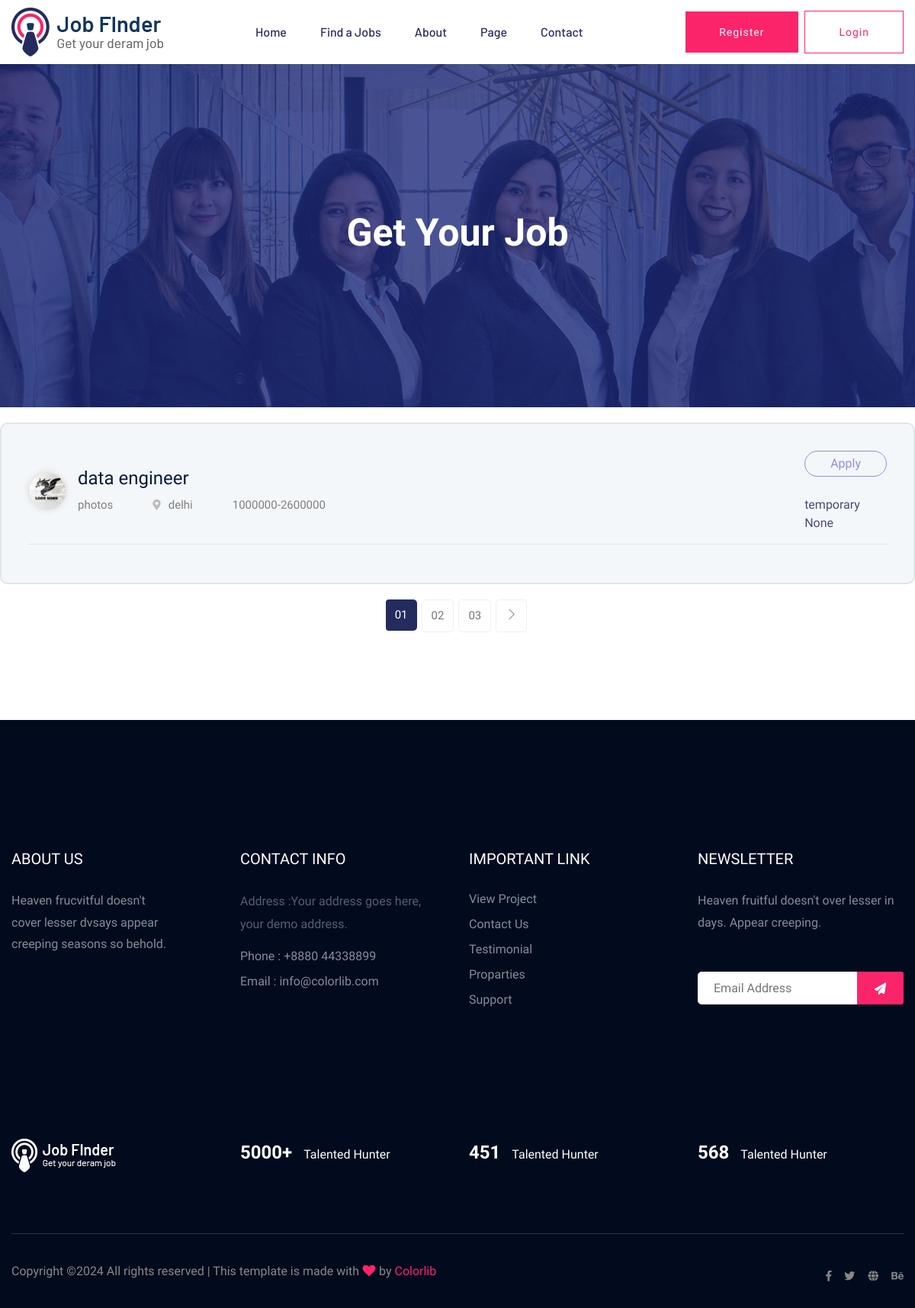
Page /job_listing on the committed database.
### jobfinderportal rv/jobfinderportal-master/app.py (models this page shows, shortened)
class Job(db.Model):
    id = db.Column(db.Integer, primary_key=True)
    job_title = db.Column(db.String(255), nullable=False)
    job_description = db.Column(db.String(1000), nullable=True)
    company_name = db.Column(db.String(255), nullable=False)
    location = db.Column(db.String(255), nullable=False)
    salary = db.Column(db.String(20), nullable=True)
    job_type = db.Column(db.String(50), nullable=True)
    posted_date = db.Column(db.String(50), nullable=True)
    company_logo = db.Column(db.String(255), nullable=True)
    job_category = db.Column(db.String(255), nullable=True)
    experience = db.Column(db.String(20), nullable=True)
    user_id = db.Column(db.Integer, db.ForeignKey('user.id'), nullable=False)
    applications = db.relationship('JobApplication', backref='job', lazy=True)

### jobfinderportal rv/jobfinderportal-master/app.py (the view, shortened to what this page needs)
@app.route('/job_listing', methods=['GET', 'POST'])
def job_listing():
    categories = db.session.query(Job.job_category.distinct()).all()
    types = db.session.query(Job.job_type.distinct()).all()
    locations = db.session.query(Job.location.distinct()).all()
    job_listings = Job.query.all()
    return render_template(
        'job_listing.html',
        job_listings=job_listings,
        categories=categories,
        types=types,
        locations=locations,
        get_logo_filename=get_logo_filename
    )

### jobfinderportal rv/jobfinderportal-master/app.py (called while the page is built)
def get_logo_filename(company_name):
    allowed_extensions = {'png', 'jpg', 'jpeg', 'gif'}
    for ext in allowed_extensions:
        filename = f"{company_name}.{ext}"
        logo_path = os.path.join(app.config['UPLOAD_FOLDER'], filename.replace('/', os.path.sep))
        if os.path.exists(logo_path):
            return filename
    return 'default_logo.png'

### jobfinderportal rv/jobfinderportal-master/templates/job_listing.html (shortened to what this page needs)
<!doctype html>
<html class="no-js" lang="zxx">
    <head>
        <link rel="stylesheet" href="static/css/bootstrap.min.css">
        <link rel="stylesheet" href="static/css/owl.carousel.min.css">
        <link rel="stylesheet" href="static/css/flaticon.css">
        <link rel="stylesheet" href="static/css/price_rangs.css">
        <link rel="stylesheet" href="static/css/slicknav.css">
        <link rel="stylesheet" href="static/css/animate.min.css">
        <link rel="stylesheet" href="static/css/magnific-popup.css">
        <link rel="stylesheet" href="static/css/fontawesome-all.min.css">
        <link rel="stylesheet" href="static/css/themify-icons.css">
        <link rel="stylesheet" href="static/css/slick.css">
        <link rel="stylesheet" href="static/css/nice-select.css">
        <link rel="stylesheet" href="static/css/style.css">
    </head>
   <body>
    <header>
<div class="header-area header-transparrent">
    <div class="headder-top header-sticky">
        <div class="container">
            <div class="row align-items-center">
                <div class="col-lg-3 col-md-2">
                    <div class="logo">
                        <a href="{{ url_for('index') }}"><img src="{{ url_for('static', filename='img/logo/logo.png') }}" alt=""></a>
                    </div>
                </div>
                <div class="col-lg-9 col-md-9">
                    <div class="menu-wrapper">
                        <div class="main-menu">
                            <nav class="d-none d-lg-block">
                                <ul id="navigation">
                                    <li><a href="{{ url_for('index') }}">Home</a></li>
                                    <li><a href="{{ url_for('job_listing') }}">Find a Jobs</a></li>
                                    <li><a href="{{ url_for('about') }}">About</a></li>
                                    <li><a href="#">Page</a>
                                    </li>
                                    <li><a href="{{ url_for('contact') }}">Contact</a></li>
                                </ul>
                            </nav>
                        </div>
                        <div class="header-btn d-none f-right d-lg-block">
                            {% if current_user.is_authenticated %}
                                <a href="{{ url_for('logout') }}" class="btn head-btn1">Logout</a>
                            {% else %}
                                <a href="{{ url_for('register') }}" class="btn head-btn1">Register</a>
                                <a href="{{ url_for('login') }}" class="btn head-btn2">Login</a>
                            {% endif %}
                        </div>
                    </div>
                </div>
                <div class="col-12">
                </div>
            </div>
        </div>
    </div>
</div>
        <div class="slider-area ">
            <div class="single-slider section-overly slider-height2 d-flex align-items-center" data-background="static/img/hero/about.jpg">
                <div class="container">
                    <div class="row">
                        <div class="col-xl-12">
                            <div class="hero-cap text-center">
                                <h2>Get your job</h2>
                            </div>
                        </div>
                    </div>
                </div>
            </div>
        </div>
<div class="job-list-container-box">
    <section class="featured-job-area">
        <div class="container">
            <div class="row">
                <div class="col-xl-12">
                    <div id="job-list-container">
                        {% for job in job_listings %}
                        <div class="single-job-items mb-30">
                            <div class="job-items">
                                <div class="company-img">
                                    <img src="{{ url_for('static', filename='img/logo/' + get_logo_filename(job.company_name)) }}"
                                        alt="{{ job.company_name }} Logo">
                                </div>
                                <div class="job-tittle job-tittle2">
                                    <h4>{{ job.job_title }}</h4>
                                    <ul>
                                        <li>{{ job.company_name }}</li>
                                        <li><i class="fas fa-map-marker-alt"></i>{{ job.location }}</li>
                                        <li>{{ job.salary }}</li>
                                    </ul>
                                </div>
                            </div>
                            <div class="items-link items-link2 f-right">
                                <a href="{{ url_for('application_form', job_id=job.id) }}">Apply</a>
                                <span>{{ job.job_type }}</span>
                                <span>{{ job.posted_date }}</span>
                            </div>
                        </div>
                        {% endfor %}
                    </div>
                </div>
            </div>
        </div>
    </section>
</div>
<div class="pagination-area pb-115 text-center">
    <div class="container">
        <div class="row">
            <div class="col-xl-12">
                <div class="single-wrap d-flex justify-content-center">
                    <nav aria-label="Page navigation example">
                        <ul class="pagination justify-content-start">
                            <li class="page-item active"><a class="page-link" href="#">01</a></li>
                            <li class="page-item"><a class="page-link" href="#">02</a></li>
                            <li class="page-item"><a class="page-link" href="#">03</a></li>
                            <li class="page-item"><a class="page-link" href="#"><span class="ti-angle-right"></span></a></li>
                        </ul>
                    </nav>
                </div>
            </div>
        </div>
    </div>
</div>
    <footer>
        <div class="footer-area footer-bg footer-padding">
            <div class="container">
                <div class="row d-flex justify-content-between">
                    <div class="col-xl-3 col-lg-3 col-md-4 col-sm-6">
                       <div class="single-footer-caption mb-50">
                         <div class="single-footer-caption mb-30">
                             <div class="footer-tittle">
                                 <h4>About Us</h4>
                                 <div class="footer-pera">
                                     <p>Heaven frucvitful doesn't cover lesser dvsays appear creeping seasons so behold.</p>
                                </div>
                             </div>
                         </div>
                       </div>
                    </div>
                    <div class="col-xl-3 col-lg-3 col-md-4 col-sm-5">
                        <div class="single-footer-caption mb-50">
                            <div class="footer-tittle">
                                <h4>Contact Info</h4>
                                <ul>
                                    <li>
                                    <p>Address :Your address goes
                                        here, your demo address.</p>
                                    </li>
                                    <li><a href="#">Phone : +8880 44338899</a></li>
                                    <li><a href="#">Email : info@colorlib.com</a></li>
                                </ul>
                            </div>
                        </div>
                    </div>
                    <div class="col-xl-3 col-lg-3 col-md-4 col-sm-5">
                        <div class="single-footer-caption mb-50">
                            <div class="footer-tittle">
                                <h4>Important Link</h4>
                                <ul>
                                    <li><a href="#"> View Project</a></li>
                                    <li><a href="#">Contact Us</a></li>
                                    <li><a href="#">Testimonial</a></li>
                                    <li><a href="#">Proparties</a></li>
                                    <li><a href="#">Support</a></li>
                                </ul>
                            </div>
                        </div>
                    </div>
                    <div class="col-xl-3 col-lg-3 col-md-4 col-sm-5">
                        <div class="single-footer-caption mb-50">
                            <div class="footer-tittle">
                                <h4>Newsletter</h4>
                                <div class="footer-pera footer-pera2">
                                 <p>Heaven fruitful doesn't over lesser in days. Appear creeping.</p>
                             </div>
                             <div class="footer-form" >
                                 <div id="mc_embed_signup">
                                     <form target="_blank" action="https://spondonit.us12.list-manage.com/subscribe/post?u=1462626880ade1ac87bd9c93a&amp;id=92a4423d01"
                                     method="get" class="subscribe_form relative mail_part">
                                         <input type="email" name="email" id="newsletter-form-email" placeholder="Email Address"
                                         class="placeholder hide-on-focus" onfocus="this.placeholder = ''"
                                         onblur="this.placeholder = ' Email Address '">
                                         <div class="form-icon">
                                             <button type="submit" name="submit" id="newsletter-submit"
                                             class="email_icon newsletter-submit button-contactForm"><img src="static/img/icon/form.png" alt=""></button>
                                         </div>
                                     </form>
                                 </div>
                             </div>
                            </div>
                        </div>
                    </div>
                </div>
               <div class="row footer-wejed justify-content-between">
                       <div class="col-xl-3 col-lg-3 col-md-4 col-sm-6">
                          <div class="footer-logo mb-20">
                            <a href="index.html"><img src="static/img/logo/logo2_footer.png" alt=""></a>
                          </div>
                       </div>
                       <div class="col-xl-3 col-lg-3 col-md-4 col-sm-5">
                        <div class="footer-tittle-bottom">
                            <span>5000+</span>
                            <p>Talented Hunter</p>
                        </div>
                       </div>
                       <div class="col-xl-3 col-lg-3 col-md-4 col-sm-5">
                            <div class="footer-tittle-bottom">
                                <span>451</span>
                                <p>Talented Hunter</p>
                            </div>
                       </div>
                       <div class="col-xl-3 col-lg-3 col-md-4 col-sm-5">
                            <div class="footer-tittle-bottom">
                                <span>568</span>
                                <p>Talented Hunter</p>
                            </div>
                       </div>
               </div>
            </div>
        </div>
        <div class="footer-bottom-area footer-bg">
            <div class="container">
                <div class="footer-border">
                     <div class="row d-flex justify-content-between align-items-center">
                         <div class="col-xl-10 col-lg-10 ">
                             <div class="footer-copy-right">
                                 <p>
  Copyright &copy;<script>document.write(new Date().getFullYear());</script> All rights reserved | This template is made with <i class="fa fa-heart" aria-hidden="true"></i> by <a href="https://colorlib.com" target="_blank">Colorlib</a>
  </p>
                             </div>
                         </div>
                         <div class="col-xl-2 col-lg-2">
                             <div class="footer-social f-right">
                                 <a href="#"><i class="fab fa-facebook-f"></i></a>
                                 <a href="#"><i class="fab fa-twitter"></i></a>
                                 <a href="#"><i class="fas fa-globe"></i></a>
                                 <a href="#"><i class="fab fa-behance"></i></a>
                             </div>
                         </div>
                     </div>
                </div>
            </div>
        </div>
    </footer>
    </body>
</html>

### jobfinderportal rv/jobfinderportal-master/templates/job_listing.html (style rules this page uses)
.job-list-container-box { border: 2px solid #e0e5e8; border-radius: 10px; background-color: #f4f7fa; margin: 20px 0; padding: 20px; }
.single-job-items { display: flex; justify-content: space-between; align-items: center; border-bottom: 1px solid #e0e5e8; padding: 15px 0; }
.job-items { display: flex; align-items: center; }
.company-img { width: 50px; height: 50px; margin-right: 15px; border: 1px solid #ddd; overflow: hidden; border-radius: 50%; box-shadow: 0 0 10px rgba(0, 0, 0, 0.1); }
.company-img img { width: 100%; height: 100%; object-fit: cover; }
.job-tittle { flex-grow: 1; }

### rows in the picture
Job: company_name (picture), job_title "data engineer", company_name "photos", location "delhi", salary "1000000-2600000", job_type "temporary", posted_date "None"
